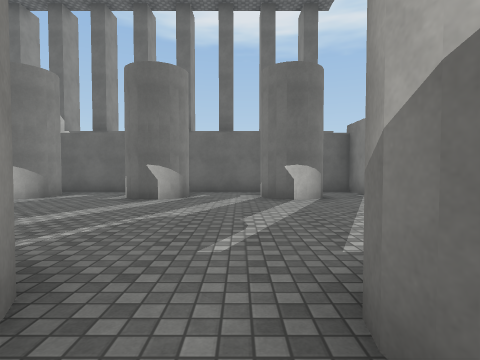
view 1 (above)

16 first-person views from a walk through a scene from a Unity 3-D project. The camera is 1.3 m above the floor, tilts 2° down and sees 80° across. The floor is counted in squares, 2 m on a side. Each view is taken from the middle of a square. On the plan, view 1 faces up. The plan holds only what a view shows up to about 9 squares ahead; the rest is blank. The place goes on beyond the plan. The player is left out. Some animated figures are left out. Surface patterns are stand-ins for the level's own textures.

view 2
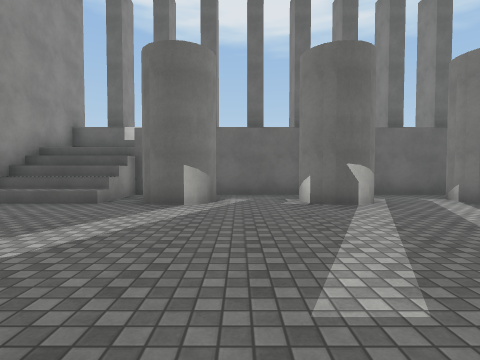

view 3
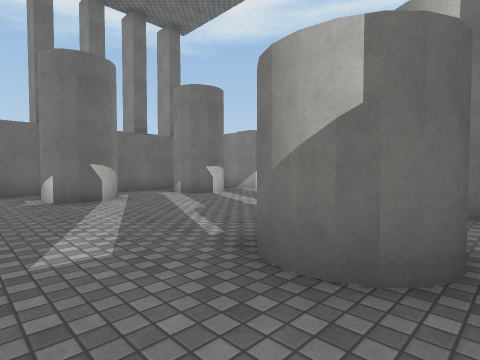

view 4
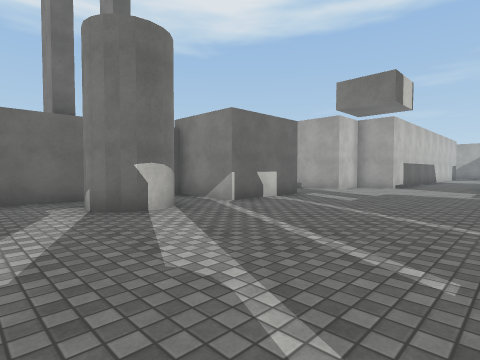

view 5
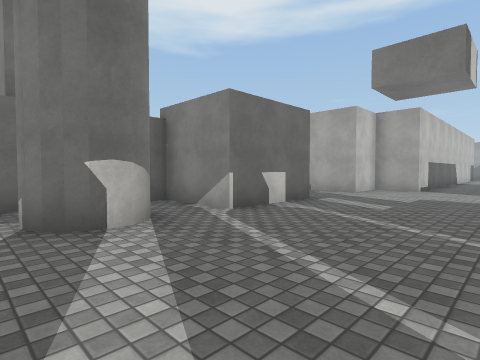

view 6
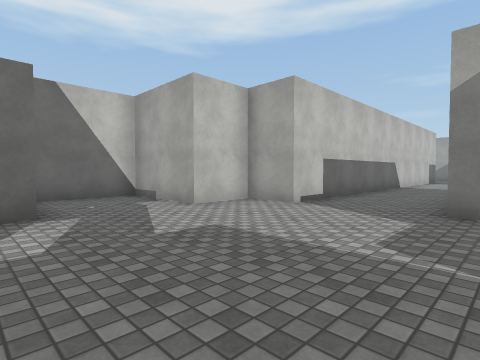

view 7
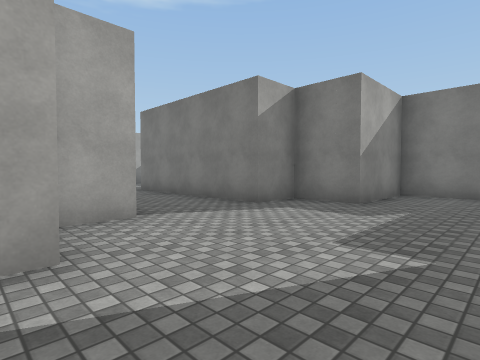

view 8
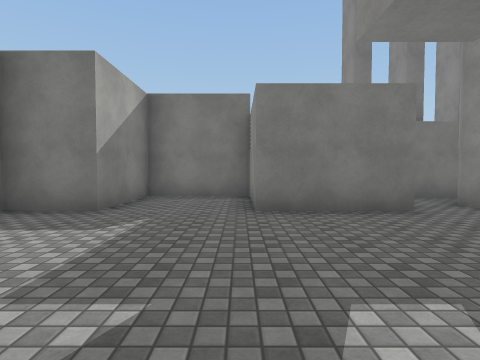

view 9
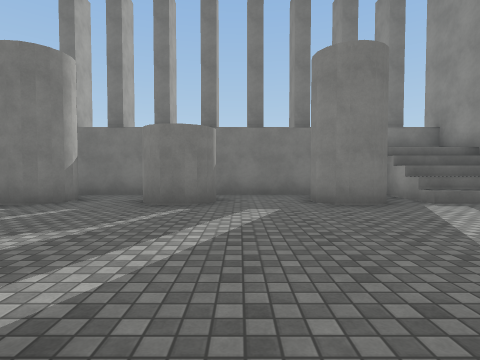

view 10
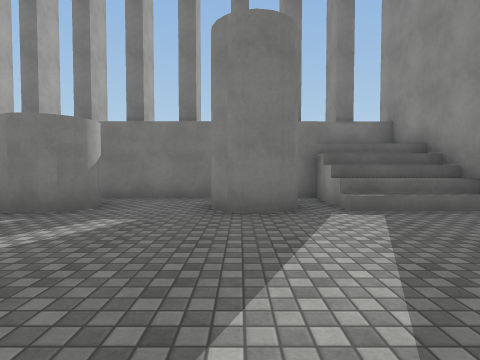

view 11
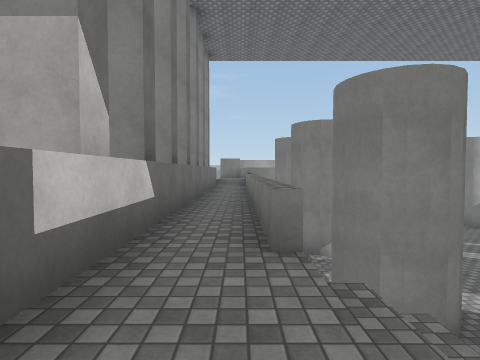

view 12
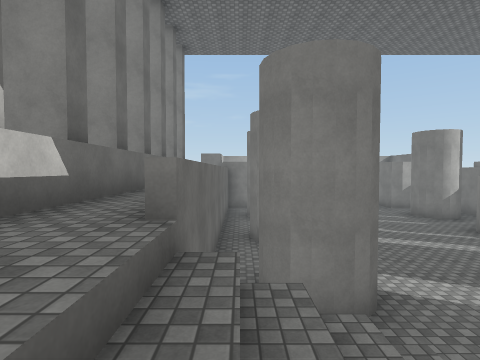

view 13
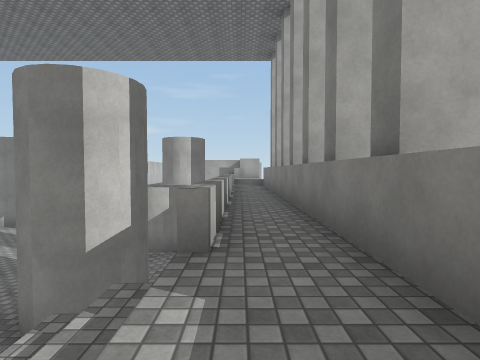

view 14
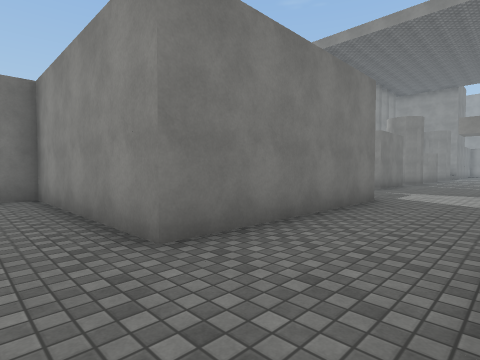

view 15
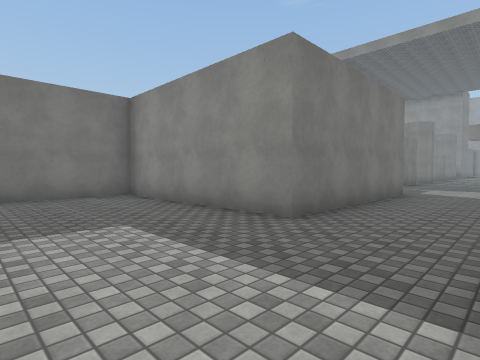

view 16
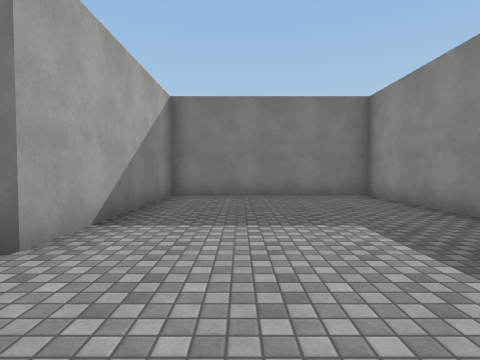

### Floor plan
Key: @ floor where view 1 was taken; # wall or solid block; . main floor; : floor 2.5 m higher than the main floor; / step, stairs or slope; ^ raised ledge.
Columns run from 10 left of view 1 to 20 right of it. Each row starts with its distance up from view 1.
 11    ####
 10  ##^^#^^#^^#^
  9 #::::::::::     ####
  8 #///..........  ...#
  7 #////#..#..##.  ...##
  6   ..................######
  5   ...........................
  4    ...........................
  3   .............................
  2  ...................#####.....#
  1 #////#..##.##.  ...##   #.....#
  0 #///......@..   ...#    #.....#
 -1 #::::::::::     ####    #.....#
 -2  ##^^#^^#^^#^           #.....#
 -3    ####                 #######

Where each view was taken, in squares from view 1:
view 1: 0 up, 0 right, facing up
view 2: 1 up, 4 left, facing up
view 3: 0 up, 4 left, facing up-right
view 4: 2 up, 1 left, facing up-right
view 5: 3 up, 0 right, facing up-right
view 6: 2 up, 5 right, facing up-right
view 7: 7 up, 6 right, facing down-right
view 8: 6 up, 6 right, facing down
view 9: 7 up, 3 left, facing down
view 10: 6 up, 5 left, facing down
view 11: 9 up, 9 left, facing right
view 12: 8 up, 9 left, facing right
view 13: 1 down, 9 left, facing right
view 14: 5 up, 16 right, facing down-left
view 15: 5 up, 18 right, facing down-left
view 16: 5 up, 18 right, facing down
